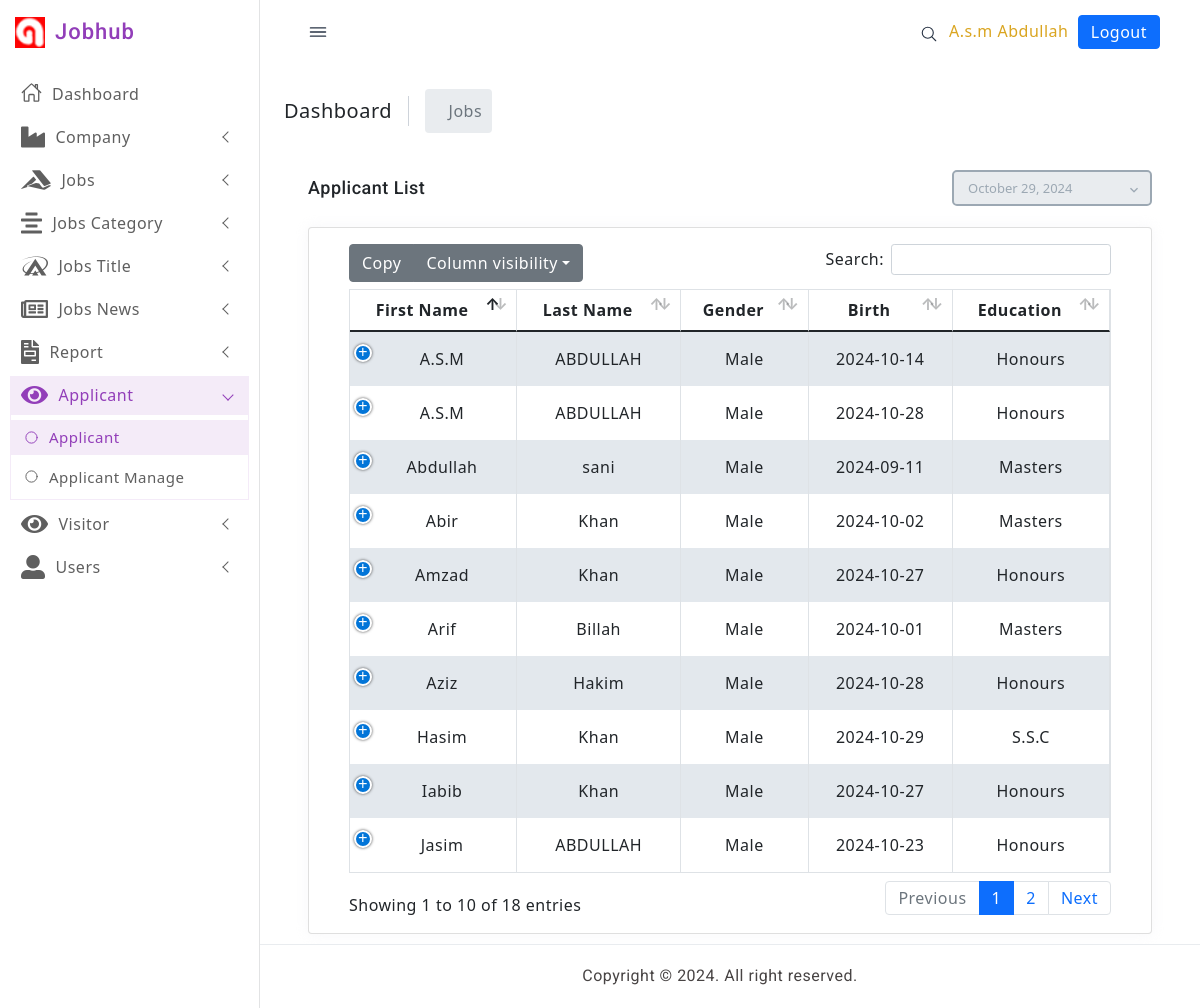
The page /applicant_info.php (signed in) on the database its author committed.
### tables this page shows
CREATE TABLE `applicant` (
  `id` int(11) NOT NULL,
  `title` varchar(50) NOT NULL,
  `company_name` varchar(50) NOT NULL,
  `fname` varchar(50) NOT NULL,
  `lname` varchar(50) NOT NULL,
  `gender` varchar(30) NOT NULL,
  `birth` date NOT NULL,
  `education` varchar(50) NOT NULL,
  `email` varchar(30) NOT NULL,
  `contact` varchar(20) NOT NULL,
  `experience` varchar(20) NOT NULL,
  `skill` varchar(20) NOT NULL,
  `address` varchar(50) NOT NULL,
  `about` varchar(150) NOT NULL,
  `resume` varchar(100) NOT NULL,
  `photo` varchar(200) NOT NULL,
  `status` varchar(200) NOT NULL
);

### applicant_info.php (the view, shortened to what this page needs)
<?php
require('connection.php');
$user_first_name = $_SESSION['user_first_name'];
$user_last_name = $_SESSION['user_last_name'];
if (!empty($user_first_name) && !empty($user_last_name)) {
?>
  <!doctype html>
  <html lang="en">
  <head>
    <link href="assets/css/pace.min.css" rel="stylesheet" />
    <link href="assets/plugins/simplebar/css/simplebar.css" rel="stylesheet" />
    <link href="assets/plugins/perfect-scrollbar/css/perfect-scrollbar.css" rel="stylesheet" />
    <link href="assets/plugins/metismenu/css/metisMenu.min.css" rel="stylesheet" />
    <link href="assets/css/bootstrap.min.css" rel="stylesheet">
    <link href="assets/css/bootstrap-extended.css" rel="stylesheet">
    <link href="assets/css/style.css" rel="stylesheet">
    <link href="assets/css/icons.css" rel="stylesheet">
    <link href="assets/css/dark-theme.css" rel="stylesheet" />
    <link href="assets/css/semi-dark.css" rel="stylesheet" />
    <link href="assets/css/header-colors.css" rel="stylesheet" />
    <link href="plugins/bootstrap-datepicker/css/bootstrap-datepicker.min.css" rel="stylesheet">
    <link href="plugins/datatables/dataTables.bootstrap4.min.css" rel="stylesheet" type="text/css" />
    <link href="plugins/datatables/buttons.bootstrap4.min.css" rel="stylesheet" type="text/css" />
    <link href="plugins/datatables/responsive.bootstrap4.min.css" rel="stylesheet" type="text/css" />
    <link href="ass/css/bootstrap.min.css" rel="stylesheet" type="text/css">
    <link href="ass/css/metismenu.min.css" rel="stylesheet" type="text/css">
    <link href="ass/css/icons.css" rel="stylesheet" type="text/css">
    <link href="ass/css/style.css" rel="stylesheet" type="text/css">
    <link href="https://cdn.jsdelivr.net/npm/bootstrap@5.0.2/dist/css/bootstrap.min.css" rel="stylesheet">
    <link rel="stylesheet" href="https://pro.fontawesome.com/releases/v5.10.0/css/all.css" />
  </head>
  <body>
    <div class="wrapper">
      <?php require_once "include/leftbar.php" ?>
      <?php require_once "include/topbar.php" ?>
      <div class="page-content-wrapper">
        <div class="page-content">
          <div class="page-breadcrumb d-none d-sm-flex align-items-center mb-3">
            <div class="breadcrumb-title pe-3">Dashboard</div>
            <div class="ps-3">
              <nav aria-label="breadcrumb">
                <ol class="breadcrumb mb-0 p-0 align-items-center">
                  <li class="breadcrumb-item active" aria-current="page" style="padding: 10px;">Jobs</li>
                </ol>
              </nav>
            </div>
          </div>
          <div class="container-fluid">
            <div class="page-title-box">
              <div class="row align-items-center ">
                <div class="col-md-8">
                  <div class="page-title-box">
                    <h4 class="page-title">Applicant List</h4>
                  </div>
                </div>
                <div class="col-md-4">
                  <div class="float-right d-none d-md-block app-datepicker">
                    <input type="text" class="form-control" data-date-format="MM dd, yyyy" readonly="readonly" id="datepicker">
                    <i class="mdi mdi-chevron-down mdi-drop"></i>
                  </div>
                </div>
              </div>
            </div>
            <div class="row">
              <div class="col-12">
                <div class="card">
                  <div class="card-body">
                    <?php
                    $sql = "SELECT * FROM applicant";
                    $query = $conn->query($sql);
                    ?>
                    <table id="datatable-buttons" class="table table-striped table-bordered dt-responsive nowrap" style="border-collapse: collapse; border-spacing: 0; width: 100%;">
                      <thead>
                        <tr style="text-align:center">
                          <th>First Name</th>
                          <th>Last Name</th>
                          <th>Gender</th>
                          <th>Birth</th>
                          <th>Education</th>
                        </tr>
                      </thead>
                      <tbody>
                        <?php while ($data = $query->fetch_object()) { ?>
                          <tr style="text-align:center">
                            <td><?php echo $data->fname  ?></td>
                            <td> <?php echo $data->lname  ?></td>
                            <td> <?php echo $data->gender  ?></td>
                            <td> <?php echo $data->birth  ?></td>
                            <td> <?php echo $data->education  ?></td>
                          </tr>
                        <?php  } ?>
                      </tbody>
                    </table>
                  </div>
                </div>
              </div>
            </div>
          </div>
          </div>
          </div>
          </div>
          <?php require_once "include/footer.php" ?>
  </body>
  </html>
<?php
} else {
  header('location:login.php');
}
?>

### assets/css/style.css (style rules this page uses)
body { color: #4c5258; font-size: 14px; letter-spacing: .5px; background-color: #ffffff; overflow-x: hidden; font-family: Roboto, sans-serif; }
::placeholder { opacity: 0.5 !important; }
.wrapper { position: relative; width: 100%; height: auto; }
.wrapper .page-content-wrapper { margin-left: 260px; margin-top: 65px; padding-bottom: 20px; transition: .3s all; }
.wrapper .page-content { padding: 1.5rem; }
.breadcrumb-title { font-size: 20px; border-right: 1.5px solid #ced3da; }
.page-breadcrumb .breadcrumb li.breadcrumb-item { font-size: 16px; }
.page-breadcrumb .breadcrumb-item+.breadcrumb-item::before { display: inline-block; padding-right: .5rem; font-family: LineIcons; content: "\ea5c"; }

### ass/css/style.css (style rules this page uses)
body { background-repeat: repeat; background: #f3f6fb; font-family: "Nunito", sans-serif; color: #354558; font-size: 14px; }
html { overflow-x: hidden; position: relative; min-height: 100%; }
h1, h2, h3, h4, h5, h6 { margin: 10px 0; font-family: "Roboto", sans-serif; }
* { outline: none !important; }
.breadcrumb > li + li:before { padding: 0 5px; color: #9ca8b3; content: "\f105" !important; font-family: 'Font Awesome 5 Free'; font-weight: 900; }
.app-datepicker { position: relative; }
.app-datepicker .form-control, .app-datepicker .form-control:focus { border: 1px solid transparent; font-size: 13px; height: 36px; padding-left: 14px; padding-right: 10px; border: 2px solid #9ca8b3; background-color: transparent; color: #9ca8b3; -webkit-box-shadow: none; box-shadow: none; border-radius: 5px; width: 200px; }
.app-datepicker i { position: absolute; top: 8px; left: 174px; color: #9ca8b3; }
.page-title-box { padding: 12px 0px; }
.page-title-box .page-title { font-size: 18px; margin: 0; line-height: 30px; }
.card { border: none; -webkit-box-shadow: 0px 0px 13px 0px rgba(236, 236, 241, 0.44); box-shadow: 0px 0px 13px 0px rgba(236, 236, 241, 0.44); margin-bottom: 30px; }
.form-control { font-size: 14px; }
.table { margin-bottom: 10px; }
.table > tbody > tr > td, .table > tfoot > tr > td, .table > thead > tr > td { padding: 15px 12px; }
.table-hover tbody tr:hover, .table-striped tbody tr:nth-of-type(odd), .thead-default th { background-color: #eff4fa; }
.table td, .table th { vertical-align: middle; }

### rows shown on the page
applicant: fname "Abdullah", lname "sani", gender "Male", birth "2024-09-11", education "Masters"
applicant: fname "Arif", lname "Billah", gender "Male", birth "2024-10-01", education "Masters"
applicant: fname "Abir", lname "Khan", gender "Male", birth "2024-10-02", education "Masters"
applicant: fname "Amzad", lname "Khan", gender "Male", birth "2024-10-27", education "Honours"
applicant: fname "Aziz", lname "Hakim", gender "Male", birth "2024-10-28", education "Honours"
applicant: fname "Hasim", lname "Khan", gender "Male", birth "2024-10-29", education "S.S.C"
applicant: fname "A.S.M", lname "ABDULLAH", gender "Male", birth "2024-10-14", education "Honours"
applicant: fname "Iabib", lname "Khan", gender "Male", birth "2024-10-27", education "Honours"
applicant: fname "A.S.M", lname "ABDULLAH", gender "Male", birth "2024-10-28", education "Honours"
applicant: fname "Jasim", lname "ABDULLAH", gender "Male", birth "2024-10-23", education "Honours"

### other values the page prints
$user_first_name "A.s.m"
$user_last_name "Abdullah"
